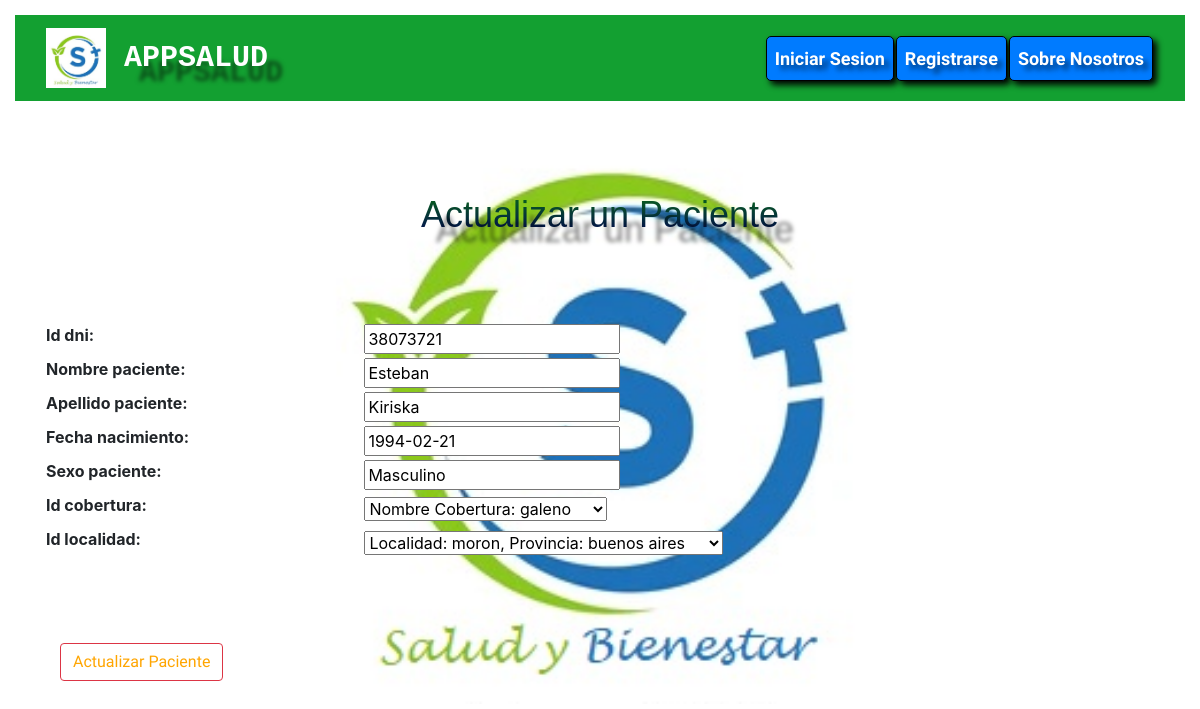
The app's page /actualizar_paciente/38073721/ with its own data.
### AppSalud/models.py (models this page shows, shortened)
class Pacientes(models.Model):
    id_dni = models.IntegerField(primary_key=True)
    nombre_paciente = models.CharField(max_length=30)
    apellido_paciente = models.CharField(max_length=30)
    fecha_nacimiento = models.DateField()
    sexo_paciente = models.CharField(max_length=30)
    id_cobertura = models.ForeignKey(Cobertura, on_delete=models.CASCADE)
    id_localidad = models.ForeignKey(Localidad, on_delete=models.CASCADE)

### AppSalud/views.py (the view)
# urls.py: path('actualizar_paciente/<paciente_id>/', views.actualizar_paciente, name='Actualizar_Paciente'),
def actualizar_paciente(request, paciente_id):
    paciente = Pacientes.objects.get(id_dni=paciente_id)
    if request.method == 'POST':
        form = crear_Pacientes_forms(request.POST)
        if form.is_valid():
            formulario_limpio = form.cleaned_data
            paciente.id_dni = formulario_limpio['id_dni']
            paciente.nombre_paciente = formulario_limpio['nombre_paciente']
            paciente.apellido_paciente = formulario_limpio['apellido_paciente']
            paciente.fecha_nacimiento = formulario_limpio['fecha_nacimiento']
            paciente.sexo_paciente = formulario_limpio['sexo_paciente']
            paciente.id_cobertura = formulario_limpio['id_cobertura']
            paciente.id_localidad = formulario_limpio['id_localidad']
            paciente.save()
            return redirect('Pacientes')
    else:
        form = crear_Pacientes_forms(initial={'id_dni': paciente.id_dni, 'nombre_paciente': paciente.nombre_paciente, 'apellido_paciente': paciente.apellido_paciente, 'fecha_nacimiento': paciente.fecha_nacimiento, 'sexo_paciente': paciente.sexo_paciente, 'id_cobertura': paciente.id_cobertura, 'id_localidad': paciente.id_localidad})
    return render(request, 'AppSalud/actualizar_paciente.html', {'form': form})

### AppSalud/forms.py
class crear_Pacientes_forms(forms.Form):
    id_dni = forms.IntegerField()
    nombre_paciente = forms.CharField(max_length=30)
    apellido_paciente = forms.CharField(max_length=30)
    fecha_nacimiento = forms.DateField()
    sexo_paciente = forms.CharField(max_length=10)
    id_cobertura = forms.ModelChoiceField(queryset=Cobertura.objects.all())
    id_localidad = forms.ModelChoiceField(queryset=Localidad.objects.all())

### AppSalud/models.py (called while the page is built)
    def __str__(self):
        return f"Nombre Cobertura: {self.nombre_cobertura}"

    def __str__(self):
        return f"Localidad: {self.localidad}, Provincia: {self.provincia}"

### AppSalud/Templates/AppSalud/actualizar_paciente.html (shortened to what this page needs)
{% extends 'AppSalud/base.html' %}
{% load static %}
{% block codigoDinamico %}
<div class="container">
    <form action="" method="post">
        <br> <br>
        <h1>Actualizar un Paciente</h1>
        <br> <br>
        <table>
            {{form.as_table}}
        </table>
        <br> <br>
        <div class="container">
            <button type="submit" class="btn btn-outline-danger" style='color: orange;'>Actualizar Paciente</button>
        </div>
    </form>
</div>
{% endblock %}

### AppSalud/static/styles.css (style rules this page uses)
body { background-image: url('salud.jpg'); background-size: 50%; background-position: center ; background-repeat: no-repeat; background-color: rgb(255, 255, 255); padding-left: 15px; padding-right: 15px; padding-top: 15px; padding-bottom: 15px; background-attachment:fixed; }
.container { margin-top: 5px; }
h1 { color: transparent; background: linear-gradient(0deg, #020457, #096b16); -webkit-background-clip: text; background-clip: text; font-size: 36px; text-shadow: 15px 15px 4px rgba(0, 0, 0, 0.5); font-family: 'Lucida Sans', 'Lucida Sans Regular', 'Lucida Grande', 'Lucida Sans Unicode', Geneva, Verdana, sans-serif; text-align: center; background-color: #131212; -webkit-background-clip: text; background-clip: text; }
form { display: flex; flex-direction: column; gap: 15px; }

### records on screen
Pacientes: id_dni "38073721", nombre_paciente "Esteban", apellido_paciente "Kiriska", fecha_nacimiento "1994-02-21", sexo_paciente "Masculino", id_cobertura "Nombre Cobertura: galeno", id_localidad "Localidad: moron, Provincia: buenos aires"
